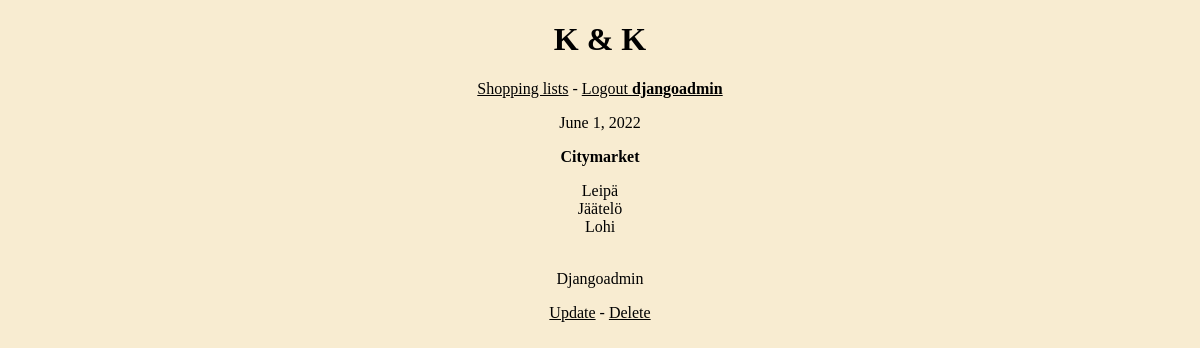
Screenshot of /shoppinglist/2 (signed in) with the database file from the repository.
### list/models.py (models this page shows, shortened)
class List(models.Model):
    shop = models.CharField(max_length=100, default="")
    shop_items = models.TextField(default="")
    date = models.DateField(null=True, blank=True, default=datetime.today)
    shopper = models.ForeignKey(
            User,
            on_delete=models.CASCADE, default=""
        )
    done = models.BooleanField(default=False)
    def get_absolute_url(self):
        return f"/shoppinglist/{self.pk}"
    def shop_items_better_list(self):
        return self.shop_items.split('\n')

### list/views.py (the view)
# urls.py: path('shoppinglist/<int:pk>', views.ShoppingDetailView.as_view()),
class ShoppingDetailView(LoginRequiredMixin, DetailView):
    model = models.List

### list/templates/list/list_detail.html
{% extends "list/base.html" %}
{% block content %}
	<p>{{ object.date }}</p>
	<p><b>{{ object.shop }}</b></p>
	{% for item in object.shop_items_better_list %}
		{{ item }}<br>
	{% endfor %}
	<br>
	<p>{{ object.shopper|capfirst }}</p>
	<a href="{{ list.get_absolute_url }}/update">Update</a> - <a href="{{ list.get_absolute_url }}/delete">Delete</a>
{% endblock content %}

### list/templates/list/base.html (shortened to what this page needs)
<!DOCTYPE html>
<html lang="en">
	<head>
	</head>
	<body>
		<div class="toolbar">
		<h1>K & K</h1>
			<p><a href="/shoppinglist">Shopping lists</a> -
			{% if user.is_authenticated %}
				<a href="/logout">Logout <b>{{ user.username }}</b></a>
			{% else %}
				<a href="/accounts/login">Login</a>
			{% endif %}
		</div>
		<div class="container_content">
			{% block content %}{% endblock content %}
		</div>
	</body>
</html>

### list/templates/list/base.html (style rules this page uses)
body { background: #F8ECD1; }
a { color: #000000; }
.toolbar { text-align: center; }
.container_content { text-align: center; }

### rows the page displays
List: date "June 1, 2022", shop "Citymarket", shopper "Djangoadmin"

### other values shown
{{ user.username }} "djangoadmin"
{{ item }} "Leipä" "Jäätelö" "Lohi"
